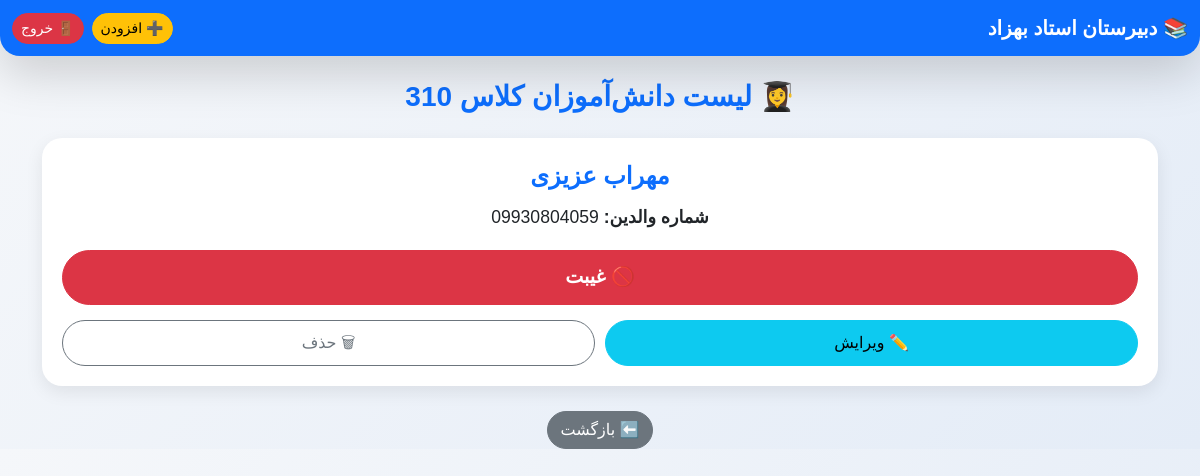
Before: /class/1 (signed in) with the older database file.
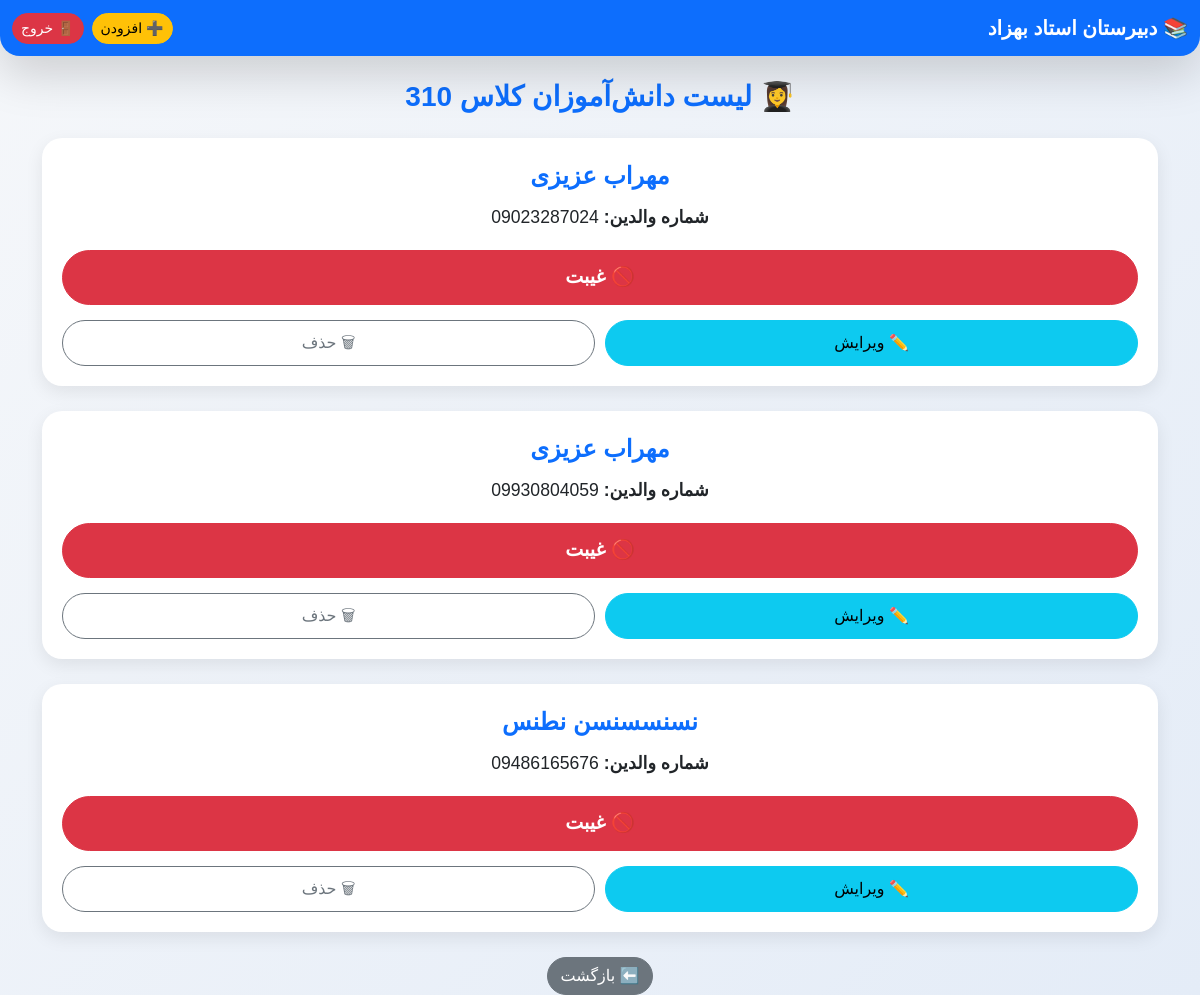
After: the same page with the newer database file.
### app.py (models this page shows)
class Class(db.Model):
    id = db.Column(db.Integer, primary_key=True)
    name = db.Column(db.String(50), unique=True, nullable=False)
    students = db.relationship("Student", backref="class_", lazy=True, cascade="all, delete")

class Student(db.Model):
    id = db.Column(db.Integer, primary_key=True)
    firstname = db.Column(db.String(50), nullable=False)
    lastname = db.Column(db.String(50), nullable=False)
    parent_number = db.Column(db.String(20), nullable=False)
    class_id = db.Column(db.Integer, db.ForeignKey("class.id"), nullable=False)

### app.py (the view)
@app.route("/class/<int:class_id>")
@login_required
def view_class(class_id):
    class_ = Class.query.get_or_404(class_id)
    students = Student.query.filter_by(class_id=class_id).order_by(Student.lastname, Student.firstname).all()
    return render_template("class_detail.html", class_=class_, students=students)

### app.py (called while the page is built)
def login_required(f):
    from functools import wraps
    @wraps(f)
    def decorated_function(*args, **kwargs):
        if not session.get('logged_in'):
            return redirect(url_for('login'))
        return f(*args, **kwargs)
    return decorated_function

### templates/class_detail.html (shortened to what this page needs)
<!DOCTYPE html>
<html lang="fa">
<head>
  <link href="https://cdn.jsdelivr.net/npm/bootstrap@5.3.2/dist/css/bootstrap.rtl.min.css" rel="stylesheet">
</head>
<body dir="rtl">
<nav class="navbar navbar-expand-lg navbar-dark bg-primary shadow-lg">
  <div class="container-fluid">
    <a class="navbar-brand fw-bold fs-5" href="/">📚 دبیرستان استاد بهزاد</a>
    <div class="d-flex ms-auto">
      <a href="{{ url_for('add_student', class_id=class_.id) }}" class="btn btn-warning btn-sm rounded-pill">➕ افزودن</a>
      <a href="{{ url_for('logout') }}" class="btn btn-danger btn-sm rounded-pill ms-2">🚪 خروج</a>
    </div>
  </div>
</nav>
<div class="container mt-4">
  <h3 class="text-center mb-4 text-primary fw-bold">👩‍🎓 لیست دانش‌آموزان کلاس {{ class_.name }}</h3>
  {% if students %}
    {% for student in students %}
    <div class="student-card">
      <div class="student-name">{{ student.firstname }} {{ student.lastname }}</div>
      <div class="student-info"><strong>شماره والدین:</strong> {{ student.parent_number }}</div>
      <a href="{{ url_for('absent', student_id=student.id) }}" class="btn btn-danger btn-absent">🚫 غیبت</a>
      <div class="action-row">
        <a href="{{ url_for('edit_student', id=student.id) }}" class="btn btn-info">✏️ ویرایش</a>
        <a href="{{ url_for('delete_student', id=student.id) }}"
           class="btn btn-outline-secondary"
           onclick="return confirm('آیا مطمئنید می‌خواهید حذف کنید؟');">🗑 حذف</a>
      </div>
    </div>
    {% endfor %}
  {% else %}
    <p class="text-muted text-center">هیچ دانش‌آموزی در این کلاس ثبت نشده است.</p>
  {% endif %}
  <div class="text-center mt-4">
    <a href="{{ url_for('index') }}" class="btn btn-secondary rounded-pill">⬅️ بازگشت</a>
  </div>
</div>
</body>
</html>

### templates/class_detail.html (style rules this page uses)
body { background: linear-gradient(135deg, #f5f7fa, #e4ecf7); font-family: "Vazirmatn", Tahoma, sans-serif; }
.student-card { border-radius: 20px; background: #fff; padding: 20px; margin-bottom: 25px; box-shadow: 0 6px 18px rgba(0,0,0,0.08); transition: all 0.3s ease; }
.student-name { font-size: 1.5rem; font-weight: bold; color: #0d6efd; text-align: center; margin-bottom: 10px; }
.student-info { font-size: 1.1rem; text-align: center; margin-bottom: 20px; }
.btn-absent { display: block; width: 100%; border-radius: 50px; font-size: 1.2rem; font-weight: bold; padding: 12px; margin-bottom: 15px; transition: 0.3s; }
.action-row { display: flex; justify-content: space-between; gap: 10px; }
.action-row a { flex: 1; border-radius: 50px; font-size: 1rem; padding: 10px; transition: 0.3s; }
.navbar { border-radius: 0 0 20px 20px; }

Changed rows visible on the page:
added Student: firstname "مهراب", lastname "عزیزی", parent_number "09023287024"
added Student: firstname "نسنسسنسن", lastname "نطنس", parent_number "09486165676"
